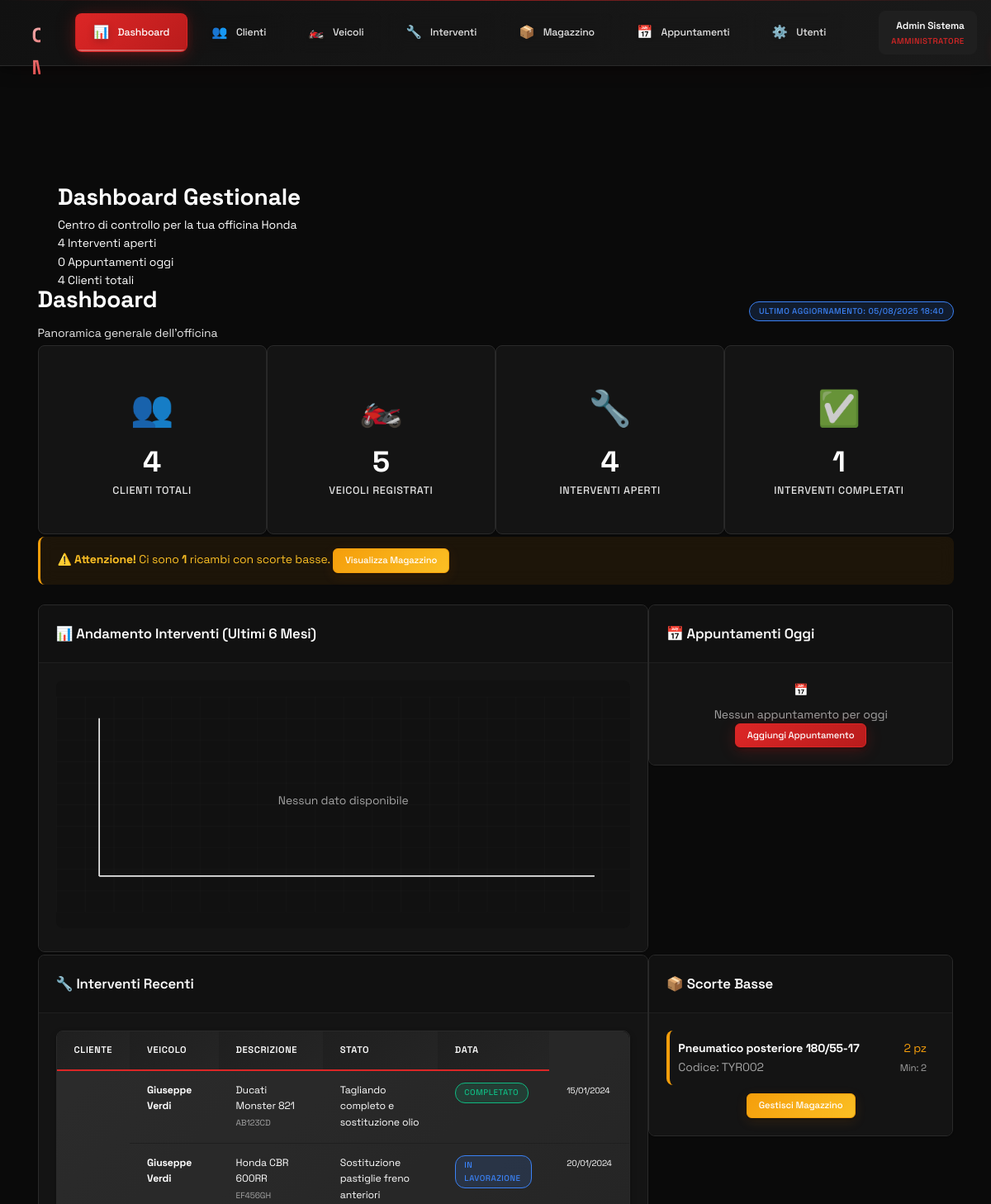
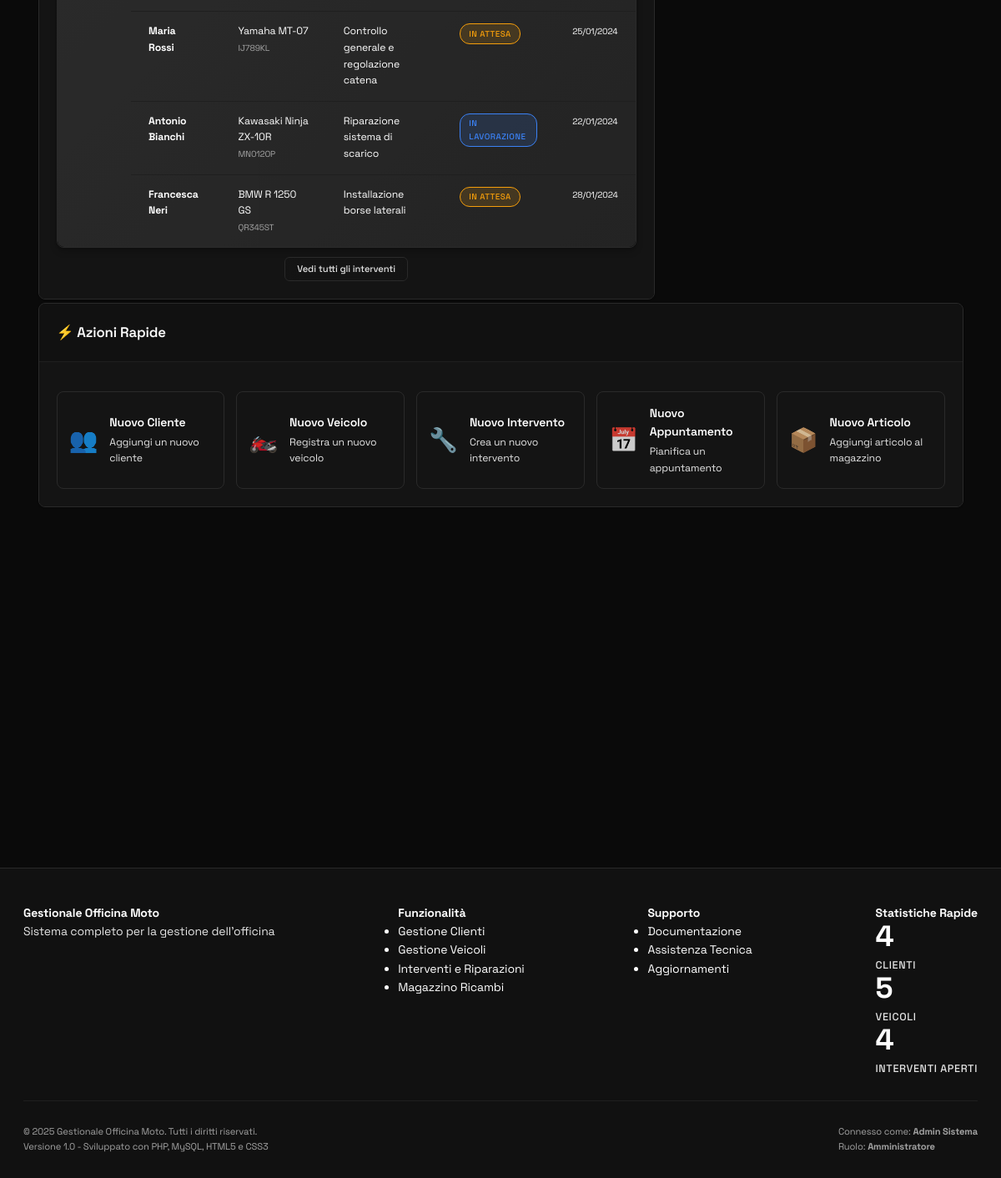
The page /dashboard.php (signed in) on the database its author committed (2 pictures, top to bottom).
### tables this page shows
CREATE TABLE interventi (
    id INT AUTO_INCREMENT PRIMARY KEY,
    veicolo_id INT NOT NULL,
    descrizione TEXT NOT NULL,
    stato ENUM('in_attesa', 'lavorazione', 'completato', 'consegnato') DEFAULT 'in_attesa',
    data_inizio DATE NOT NULL,
    data_fine DATE,
    costo DECIMAL(10,2) DEFAULT 0.00,
    note TEXT,
    meccanico_id INT,
    data_creazione TIMESTAMP DEFAULT CURRENT_TIMESTAMP,
    FOREIGN KEY (veicolo_id) REFERENCES veicoli(id) ON DELETE CASCADE,
    FOREIGN KEY (meccanico_id) REFERENCES utenti(id)
);

CREATE TABLE clienti (
    id INT AUTO_INCREMENT PRIMARY KEY,
    nome VARCHAR(100) NOT NULL,
    cognome VARCHAR(100) NOT NULL,
    telefono VARCHAR(20),
    email VARCHAR(100),
    indirizzo TEXT,
    note TEXT,
    data_creazione TIMESTAMP DEFAULT CURRENT_TIMESTAMP
);

CREATE TABLE veicoli (
    id INT AUTO_INCREMENT PRIMARY KEY,
    cliente_id INT NOT NULL,
    marca VARCHAR(50) NOT NULL,
    modello VARCHAR(50) NOT NULL,
    targa VARCHAR(20) UNIQUE NOT NULL,
    anno INT,
    cilindrata INT,
    colore VARCHAR(30),
    foto VARCHAR(255),
    note TEXT,
    data_creazione TIMESTAMP DEFAULT CURRENT_TIMESTAMP,
    FOREIGN KEY (cliente_id) REFERENCES clienti(id) ON DELETE CASCADE
);

CREATE TABLE magazzino (
    id INT AUTO_INCREMENT PRIMARY KEY,
    nome_ricambio VARCHAR(100) NOT NULL,
    codice VARCHAR(50) UNIQUE NOT NULL,
    quantita INT NOT NULL DEFAULT 0,
    prezzo DECIMAL(10,2) DEFAULT 0.00,
    soglia_minima INT DEFAULT 5,
    fornitore VARCHAR(100),
    data_creazione TIMESTAMP DEFAULT CURRENT_TIMESTAMP
);

### dashboard.php (the view, shortened to what the rows shown need)
<?php
require_once 'includes/header.php';
try {
    $db = getDB();
    $interventiRecenti = $db->select("
        SELECT i.*, v.marca, v.modello, v.targa, c.nome, c.cognome
        FROM interventi i
        JOIN veicoli v ON i.veicolo_id = v.id
        JOIN clienti c ON v.cliente_id = c.id
        ORDER BY i.data_creazione DESC
        LIMIT 5
    ");
    $ricambiEsaurimento = $db->select("
        SELECT * FROM magazzino
        WHERE quantita <= soglia_minima
        ORDER BY quantita ASC
        LIMIT 5
    ");
} catch (Exception $e) {
    error_log("Errore dashboard: " . $e->getMessage());
    $stats = array_fill_keys(['clienti_totali', 'veicoli_totali', 'interventi_aperti', 'interventi_completati', 'ricambi_scorta_bassa'], 0);
    $interventiRecenti = [];
    $appuntamentiOggi = [];
    $ricambiEsaurimento = [];
    $interventiMensili = [];
}
function getStatoBadge($stato) {
    switch ($stato) {
        case 'in_attesa': return 'badge-warning';
        case 'lavorazione': return 'badge-info';
        case 'completato': return 'badge-success';
    }
}
function getStatoText($stato) {
    switch ($stato) {
        case 'in_attesa': return 'In Attesa';
        case 'lavorazione': return 'In Lavorazione';
        case 'completato': return 'Completato';
    }
}
?>
<div class="main-content with-header">
    <div class="hero-section">
        <div class="hero-content">
            <div class="container">
                <div class="hero-text">
                    <h1 class="hero-title">Dashboard Gestionale</h1>
                </div>
            </div>
        </div>
    </div>
    <div class="container-fluid">
    <div class="row mb-4">
        <div class="col-12">
            <div class="d-flex justify-content-between align-items-center">
                <div>
                    <h1 class="text-primary mb-2">Dashboard</h1>
                </div>
            </div>
        </div>
    </div>
    <div class="row">
        <div class="col-12 col-lg-8 mb-4">
            <div class="card">
                <div class="card-body">
                    <?php if (!empty($interventiRecenti)): ?>
                        <div class="table-container">
                            <table class="table">
                                <thead>
                                    <tr>
                                        <th>Cliente</th>
                                        <th>Veicolo</th>
                                        <th>Descrizione</th>
                                        <th>Stato</th>
                                        <th>Data</th>
                                    </tr>
                                </thead>
                                <tbody>
                                    <?php foreach ($interventiRecenti as $intervento): ?>
                                    <tr>
                                        <td>
                                            <strong><?php echo htmlspecialchars($intervento['nome'] . ' ' . $intervento['cognome']); ?></strong>
                                        </td>
                                        <td>
                                            <div><?php echo htmlspecialchars($intervento['marca'] . ' ' . $intervento['modello']); ?></div>
                                            <small class="text-muted"><?php echo htmlspecialchars($intervento['targa']); ?></small>
                                        </td>
                                        <td>
                                            <div class="text-truncate" style="max-width: 200px;" title="<?php echo htmlspecialchars($intervento['descrizione']); ?>">
                                                <?php echo htmlspecialchars($intervento['descrizione']); ?>
                                            </div>
                                        </td>
                                        <td>
                                            <span class="badge <?php echo getStatoBadge($intervento['stato']); ?>">
                                                <?php echo getStatoText($intervento['stato']); ?>
                                            </span>
                                        </td>
                                        <td>
                                            <small><?php echo date('d/m/Y', strtotime($intervento['data_inizio'])); ?></small>
                                        </td>
                                    </tr>
                                    <?php endforeach; ?>
                                </tbody>
                            </table>
                        </div>
                    <?php endif; ?>
                </div>
            </div>
        </div>
        <div class="col-12 col-lg-4 mb-4">
            <div class="card">
                <div class="card-body">
                    <?php if (!empty($ricambiEsaurimento)): ?>
                        <div class="stock-alerts">
                            <?php foreach ($ricambiEsaurimento as $ricambio): ?>
                            <div class="stock-item mb-3 p-3 bg-secondary rounded <?php echo $ricambio['quantita'] == 0 ? 'border-danger' : 'border-warning'; ?>" style="border-left: 4px solid;">
                                <div class="d-flex justify-content-between align-items-start">
                                    <div>
                                        <strong><?php echo htmlspecialchars($ricambio['nome_ricambio']); ?></strong>
                                        <div class="text-muted small">
                                            Codice: <?php echo htmlspecialchars($ricambio['codice']); ?>
                                        </div>
                                    </div>
                                    <div class="text-right">
                                        <div class="<?php echo $ricambio['quantita'] == 0 ? 'text-danger' : 'text-warning'; ?> font-weight-bold">
                                            <?php echo $ricambio['quantita']; ?> pz
                                        </div>
                                        <small class="text-muted">
                                            Min: <?php echo $ricambio['soglia_minima']; ?>
                                        </small>
                                    </div>
                                </div>
                            </div>
                            <?php endforeach; ?>
                        </div>
                    <?php endif; ?>
                </div>
            </div>
        </div>
    </div>
</div>
<?php require_once 'includes/footer.php'; ?>

### rows shown on the page
interventi: clienti.nome+cognome "Giuseppe Verdi", veicolo.modello "Ducati Monster 821", veicolo.targa "AB123CD", descrizione "Tagliando completo e sostituzione olio", stato "COMPLETATO", data_inizio "15/01/2024"
interventi: clienti.nome+cognome "Giuseppe Verdi", veicolo.modello "Honda CBR 600RR", veicolo.targa "EF456GH", descrizione "Sostituzione pastiglie freno anteriori", stato "IN LAVORAZIONE", data_inizio "20/01/2024"
interventi: clienti.nome+cognome "Maria Rossi", veicolo.modello "Yamaha MT-07", veicolo.targa "IJ789KL", descrizione "Controllo generale e regolazione catena", stato "IN ATTESA", data_inizio "25/01/2024"
interventi: clienti.nome+cognome "Antonio Bianchi", veicolo.modello "Kawasaki Ninja ZX-10R", veicolo.targa "MN012OP", descrizione "Riparazione sistema di scarico", stato "IN LAVORAZIONE", data_inizio "22/01/2024"
interventi: clienti.nome+cognome "Francesca Neri", veicolo.modello "BMW R 1250 GS", veicolo.targa "QR345ST", descrizione "Installazione borse laterali", stato "IN ATTESA", data_inizio "28/01/2024"
magazzino: nome_ricambio "Pneumatico posteriore 180/55-17", codice "TYR002", quantita "2", soglia_minima "2"

### other values the page prints
$currentUser['name'] "Admin Sistema"
Auth::getRoleName($currentUser['role']) "AMMINISTRATORE"
$stats['interventi_aperti'] "4"
count($appuntamentiOggi) "0"
$stats['clienti_totali'] "4"
$stats['veicoli_totali'] "5"
$stats['interventi_completati'] "1"
$stats['ricambi_scorta_bassa'] "1"
$clientiCount "4"
$veicoliCount "5"
$interventiAperti "4"
getCurrentUser()['name'] "Admin Sistema"
Auth::getRoleName(getCurrentUser()['role']) "Amministratore"
